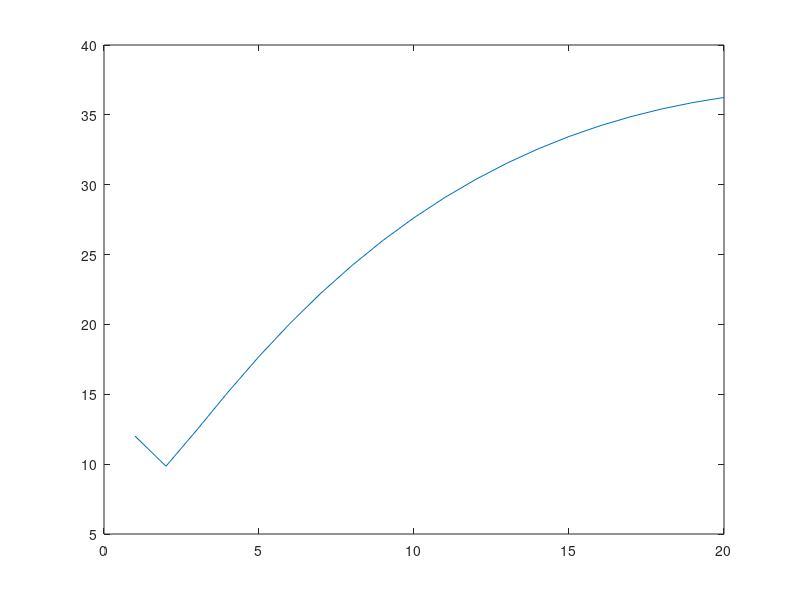

The MATLAB source for this figure:
function [N, V] = aperture_coupler()
% Your assignment, should you choose to accept it:
% Design an aperture couple and optimize the crap out of it. 

% Constants
A = 15.799e-3; % Ku band waveguide broad-wall size
B = 7.899e-3; % Ku band waveguide narrow-wall size

C = 3e8; % Speed of light, approximatly

EPS0 = 8.854185336732027e-12;
MU0 = 1.256637061435917e-06;
global C, EPS0, MU0;
C = 3e8; % Speed of light, approximatly

EPS0 = 8.854185336732027e-12;
MU0 = 1.256637061435917e-06;


MAX_APERTURES = 22;
global MAX_APERTURES;
MAX_APERTURES = 22;

% Parameters
f1 = 12e9; % Starting frequency
f2 = 18e9; % End frequency
f0 = 15e9; % Centre frequency
l0 = C / f0;

r = 0.1; % Input reflection coefficient
c = 0.7079; % Voltage coupling factor, 3dB
k1 = f1*2*pi * sqrt(MU0*EPS0);
k2 = f2*2*pi * sqrt(MU0*EPS0);
k0 = f0*2*pi * sqrt(MU0*EPS0);
kc = pi/A;
beta1 = sqrt(k1^2 - kc^2);
beta2 = sqrt(k2^2 - kc^2);
beta0 = sqrt(k0^2 - kc^2);

% Guided wave lengths
l_g1 = 2*pi/beta1;
l_g2 = 2*pi/beta2;
l_g0 = 2*pi/beta0;

% Coupler bandwidth
w_c = 2 * (l_g1 - l_g2) / (l_g1 + l_g2);

% Prototype transformer bandwidth
w_q = 2 * w_c;

% Max allowable VSWR
s_max = (1 + r) / (1 - r);

[N, V] = protyp(s_max, c, w_q);
Bn = sqrt(V);
Bn = Bn - 1./Bn % Normalized susceptances of our apertures

% Electrical lengths; distance from centre of one aperture to the
% next. 
phi_n = pi - 0.5 * (atan(2./Bn(1:length(Bn)-1)) + atan(2./Bn(2:length(Bn))))

% Optimization time! Find apertures which satisfy the Bn's. 
B_temp = Bn(1);
x_temp = 1:1:20;
y_temp = [];

for xt = x_temp
  y_temp(xt) = polarizability(B/xt, B, f0, l_g0, l0, 0.1e-3);
end

plot(x_temp, y_temp)




function [N, V] = protyp(s_max, c, w_q)
% A.3.6.2 converted to matlab
global MAX_APERTURES;
X0 = 1 / cos(0.25*pi*(2-w_q));
N = 1;
TN = zeros(MAX_APERTURES, 1);
TN(1) = X0;

psi = 2 * asin(c);

while (1)
  N = N + 1;
  
  if (N == MAX_APERTURES)
    break;
  end  

  psin = psi/N;
  S = (1 + sin(psin))/(1 - sin(psin));
  Sln = N * log(S);
  TN1 = TN(N-1);
  if (N == 2)
    TN2 = 1;
  else
    TN2 = TN(N-2);
  end
  TN(N) = 2 * X0 * TN1 - TN2;
  Ref = 1 + Sln / TN(N);
  if (Ref <= s_max)
    break;
  end
end

% Now, the rest of A.3.6.1 converted to matlab...
X = zeros(MAX_APERTURES);
FAK = zeros(MAX_APERTURES, 1);
V = zeros(MAX_APERTURES, 1);

X(1,1) = 2;
X(2,2) = X0;

if (N > 2)
  for I=3:N
    JU = 1;
    if (mod(I, 2) == 0)
      JU = 2;
    end
    
    for J = JU:2:I
      if (J == 1)
        X(I, J) = 2 * X0 * X(I-1, J+1) - X(I-2, J);
      else
        X(I, J) = X0 * (X(I-1, J-1) + X(I-1, J+1)) - X(I-2, J);
      end
    end
  end
end

N2 = (N+1)/2;

for I = 1:N2
  J = N + 2 - 2*I;
  FAK(I) = X(N,J);
  FAK(N+1 - I) = FAK(I);
end

FAC = FAK(1);
SUM = 0;

for I = 1:N
  FAK(I) = FAK(I) / FAC;
  SUM = SUM + FAK(I);
end

EXPO = Sln/SUM;

for I = 1:N
  V(I) = exp(FAK(I)*EXPO);
end



function bn = polarizability(a, b, f, l_g, l_0, t) % ? 
% Polarizability function for a rectangular aperture of width a and
% height b, from Dr. B's book.
% 
% Parameters: a, b, width and height of aperture, f is midband
% frequency, l_g is the guided wavelength, l_0 is the freespace
% wavelength, and t is the thickness of the wall in which the
% apertures are placed. 
%
% Returns the normalized susceptance produced by a given
% rectangular aperture
global C;

Fce = (C / 2) * sqrt((1/a^2) + (1/b^2));
Fcm = C / (2*a); 

Rm = 0;

if (b/a <= 0.5)
  Rm = (0.16695 * (b/a) + 0.0161)^0.8;
else
  Rm = 0.1939 * (b/a) + 0.061;
end

x = 0;

if (b <= a)
  x = b/a;
else
  x = a/b;
end

Re = 0.0925 * x^2 + 0.0209*x;

Am = 1.01095;
Ae = 0.45;

alpha_m = ((2*pi)/C) * sqrt(Fcm^2 - f^2);
alpha_e = ((2*pi)/C) * sqrt(Fce^2 - f^2);

Pm = (tan(pi*f/(2*Fcm)))/(pi*f/(2*Fcm)) * ...
     Rm * a^3 * exp(-alpha_m * Am * t)

Pe = (tan(pi*f/(2*Fce)))/(pi*f/(2*Fce)) * ...
     Re * a^3 * exp(-alpha_e * Ae * t)

% Position of the aperture along the x axis; x = 0 or A for an
% aperture in the narrow wall.
x = 0;

xx = (4*pi*Pm)/(a*b*l_g) * sin(pi*x*a)^2;

bz = (-1) * (pi*l_g*Pm)/(a^3*b) * cos(pi*x*a)^2;

by = (4*pi*l_g*Pe)/(a*b*l_0^2) * sin(pi*x*a)^2;

bn = 2 * abs(bz - xx + by);
